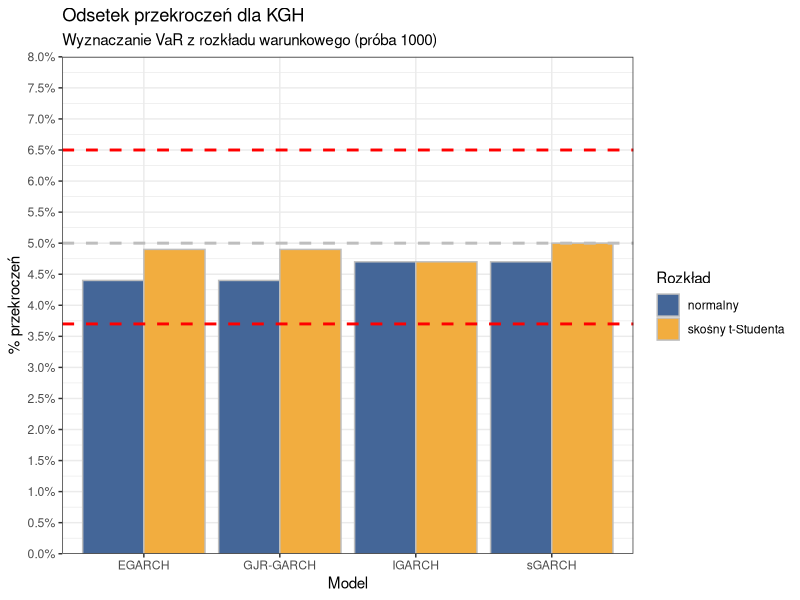
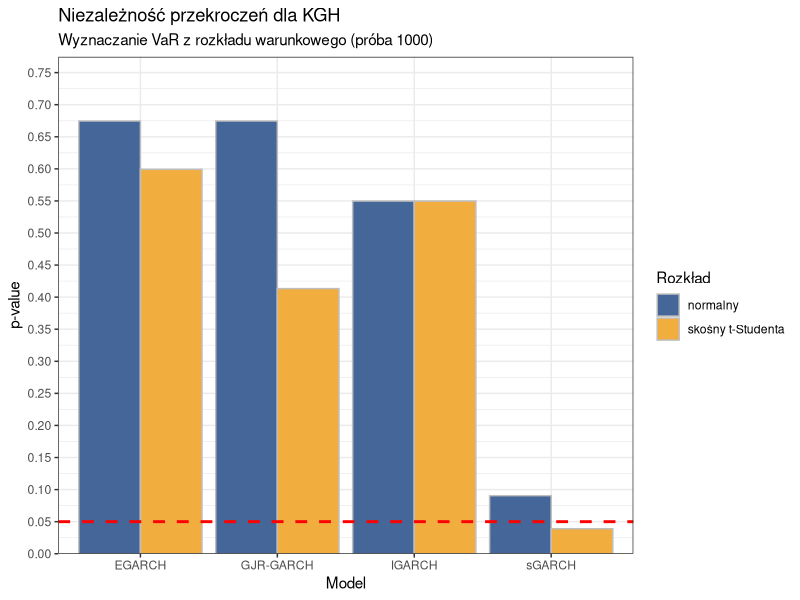
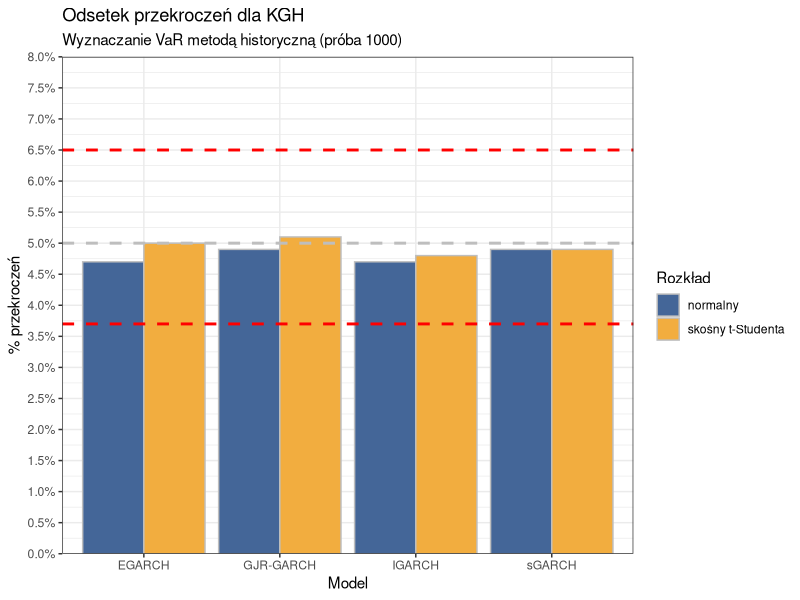
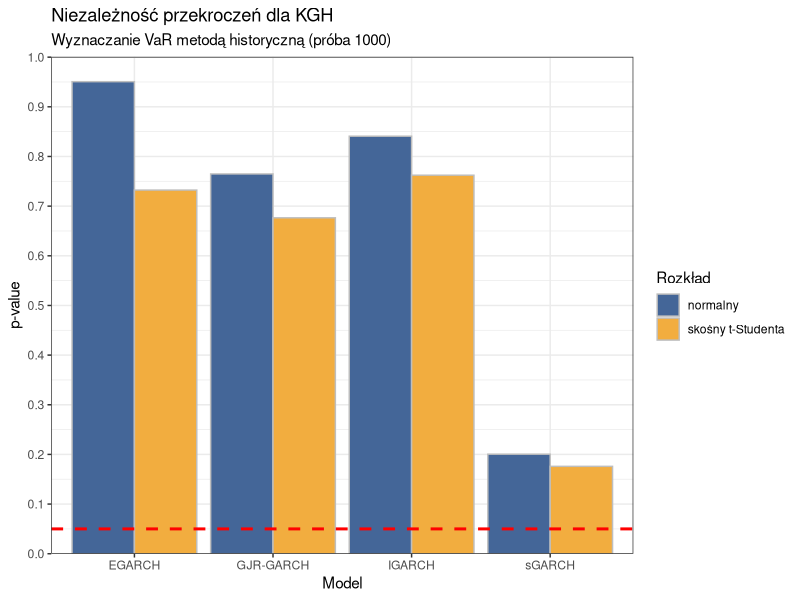
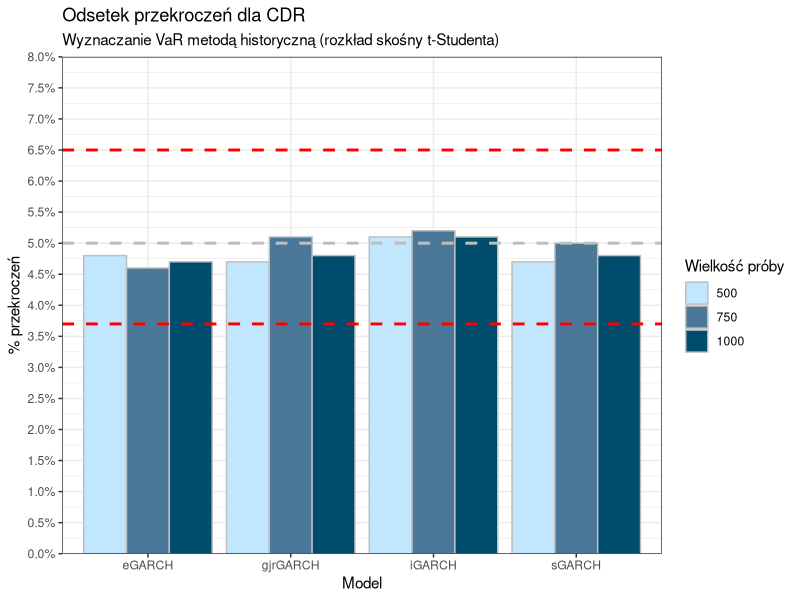
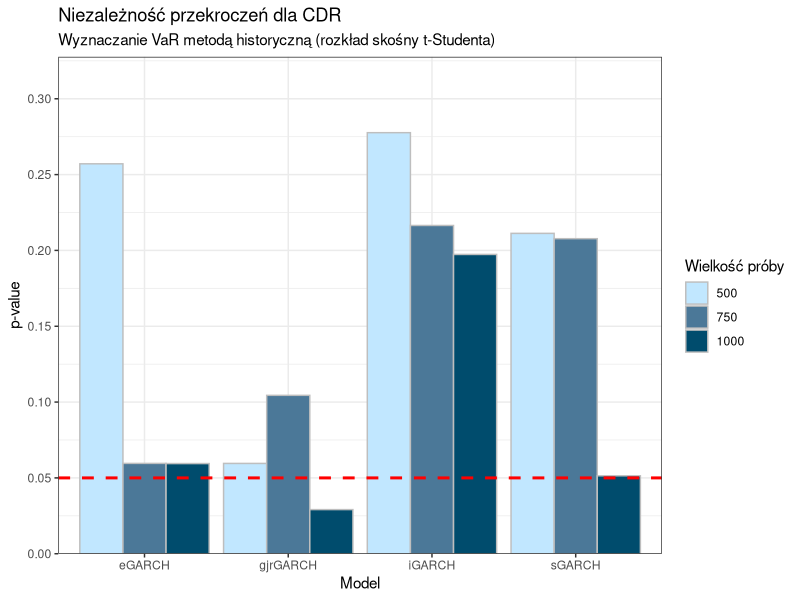
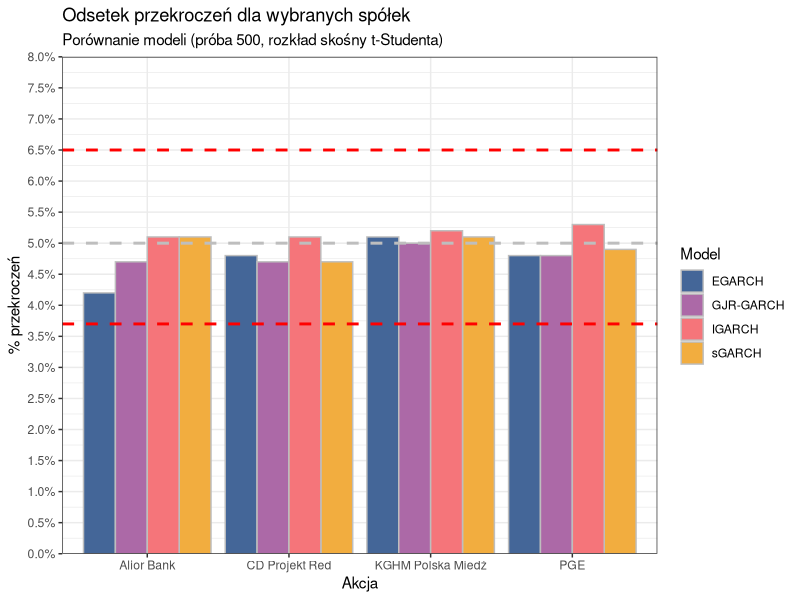
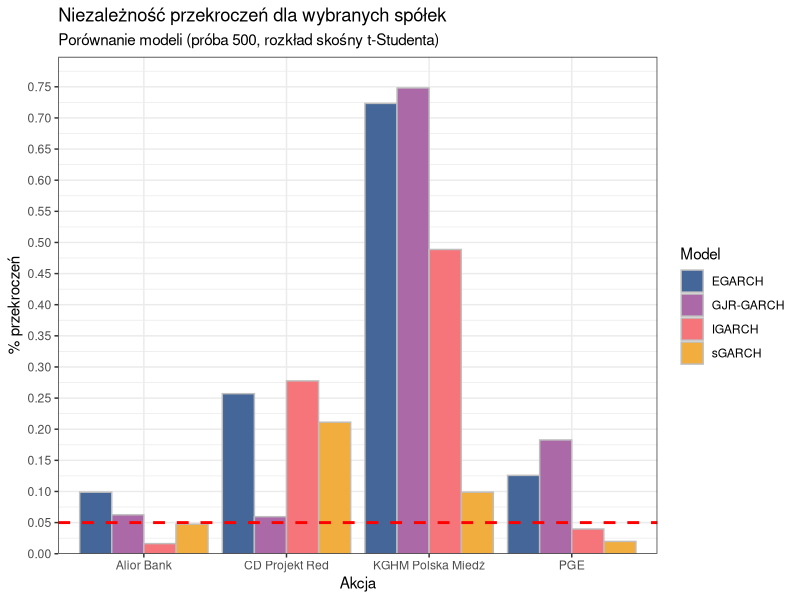

These figures' R source, in order:
## ---- chunk 1
knitr::opts_chunk$set(echo = TRUE)
knitr::opts_chunk$set(warning = FALSE)
library(tidyverse)
## ---- chunk 2
data <- read.csv('results/kgh.csv')
## ---- chunk 3
data %>%
  filter(sample == 1000) %>%
  ggplot() +
  geom_col(aes(x = model, y = prop_fails_cond, fill = dist),
           color = 'gray',
           position = 'dodge') +
  ggtitle(label = 'Odsetek przekroczeń dla KGH', 
          subtitle = 'Wyznaczanie VaR z rozkładu warunkowego (próba 1000)') +
  geom_hline(aes(yintercept = 0.05),
             linetype = 'dashed',
             linewidth = 1,
             color = 'gray') +
  geom_hline(aes(yintercept = 0.065),
             linetype = 'dashed',
             linewidth = 1,
             color = 'red') +
  geom_hline(aes(yintercept = 0.037),
             linetype = 'dashed',
             linewidth = 1,
             color = 'red') +
  xlab('Model') +
  ylab('% przekroczeń') +
  scale_x_discrete(labels = c('EGARCH', 'GJR-GARCH', 'IGARCH', 'sGARCH')) +
  scale_y_continuous(expand = c(0, 0), limits = c(0, 0.08),
                     breaks = seq(0, 0.1, 0.005),
                     labels = scales::percent) +
  guides(fill = guide_legend('Rozkład')) +
  scale_fill_manual(values = c('#446698', '#F2AD3F'),
                    labels = c('normalny', 'skośny t-Studenta')) +
  theme_bw()
## ---- chunk 4
data %>%
  filter(sample == 1000) %>%
  ggplot() +
  geom_col(aes(x = model, y = tbfi_cond, fill = dist),
           color = 'gray',
           position = 'dodge') +
  ggtitle(label = 'Niezależność przekroczeń dla KGH', 
          subtitle = 'Wyznaczanie VaR z rozkładu warunkowego (próba 1000)') +
  geom_hline(aes(yintercept = 0.05),
             linetype = 'dashed',
             linewidth = 1,
             color = 'red') +
  xlab('Model') +
  ylab('p-value') +
  scale_x_discrete(labels = c('EGARCH', 'GJR-GARCH', 'IGARCH', 'sGARCH')) +
  scale_y_continuous(expand = expansion(mult = c(0, 0), 
                                        add = c(0, 0.1)),
                     breaks = seq(0, 1, 0.05)) +
  guides(fill = guide_legend('Rozkład')) +
  scale_fill_manual(values = c('#446698', '#F2AD3F'),
                    labels = c('normalny', 'skośny t-Studenta')) +
  theme_bw()
## ---- chunk 5
data %>%
  filter(sample == 1000) %>%
  ggplot() +
  geom_col(aes(x = model, y = prop_fails_hist, fill = dist),
           color = 'gray',
           position = 'dodge') +
  ggtitle(label = 'Odsetek przekroczeń dla KGH', 
          subtitle = 'Wyznaczanie VaR metodą historyczną (próba 1000)') +
  geom_hline(aes(yintercept = 0.05),
             linetype = 'dashed',
             linewidth = 1,
             color = 'gray') +
  geom_hline(aes(yintercept = 0.065),
             linetype = 'dashed',
             linewidth = 1,
             color = 'red') +
  geom_hline(aes(yintercept = 0.037),
             linetype = 'dashed',
             linewidth = 1,
             color = 'red') +
  xlab('Model') +
  ylab('% przekroczeń') +
  scale_x_discrete(labels = c('EGARCH', 'GJR-GARCH', 'IGARCH', 'sGARCH')) +
  scale_y_continuous(expand = c(0, 0), limits = c(0, 0.08),
                     breaks = seq(0, 0.1, 0.005),
                     labels = scales::percent) +
  guides(fill = guide_legend('Rozkład')) +
  scale_fill_manual(values = c('#446698', '#F2AD3F'),
                    labels = c('normalny', 'skośny t-Studenta')) +
  theme_bw()
## ---- chunk 6
data %>%
  filter(sample == 1000) %>%
  ggplot() +
  geom_col(aes(x = model, y = tbfi_hist, fill = dist),
           color = 'gray',
           position = 'dodge') +
  ggtitle(label = 'Niezależność przekroczeń dla KGH', 
          subtitle = 'Wyznaczanie VaR metodą historyczną (próba 1000)') +
  geom_hline(aes(yintercept = 0.05),
             linetype = 'dashed',
             linewidth = 1,
             color = 'red') +
  xlab('Model') +
  ylab('p-value') +
  scale_x_discrete(labels = c('EGARCH', 'GJR-GARCH', 'IGARCH', 'sGARCH')) +
  scale_y_continuous(expand = expansion(mult = c(0, 0), 
                                        add = c(0, 0.05)),
                     breaks = seq(0, 1, 0.1)) +
  guides(fill = guide_legend('Rozkład')) +
  scale_fill_manual(values = c('#446698', '#F2AD3F'),
                    labels = c('normalny', 'skośny t-Studenta')) +
  theme_bw()
## ---- chunk 7
data <- read.csv('results/cdr.csv') 
## ---- chunk 8
data %>%
  filter(dist == 'sstd') %>%
  ggplot() +
  geom_col(aes(x = model, y = prop_fails_hist, fill = as.factor(sample)),
           color = 'gray',
           position = 'dodge') +
  ggtitle(label = 'Odsetek przekroczeń dla CDR', 
          subtitle = paste('Wyznaczanie VaR metodą historyczną',
                           '(rozkład skośny t-Studenta)')) +
  geom_hline(aes(yintercept = 0.05),
             linetype = 'dashed',
             linewidth = 1,
             color = 'gray') +
  geom_hline(aes(yintercept = 0.065),
             linetype = 'dashed',
             linewidth = 1,
             color = 'red') +
  geom_hline(aes(yintercept = 0.037),
             linetype = 'dashed',
             linewidth = 1,
             color = 'red') +
  xlab('Model') +
  ylab('% przekroczeń') +
  scale_y_continuous(expand = c(0, 0), limits = c(0, 0.08),
                     breaks = seq(0, 0.1, 0.005),
                     labels = scales::percent) +
  guides(fill = guide_legend('Wielkość próby')) +
  scale_fill_manual(values = c('#c1e7ff', '#4b7898', '#004c6d')) +
  theme_bw()
## ---- chunk 9
data %>%
  filter(dist == 'sstd') %>%
  ggplot() +
  geom_col(aes(x = model, y = tbfi_hist, fill = as.factor(sample)),
           color = 'gray',
           position = 'dodge') +
  ggtitle(label = 'Niezależność przekroczeń dla CDR', 
          subtitle = paste('Wyznaczanie VaR metodą historyczną',
                           '(rozkład skośny t-Studenta)')) +
  geom_hline(aes(yintercept = 0.05),
             linetype = 'dashed',
             linewidth = 1,
             color = 'red') +
  xlab('Model') +
  ylab('p-value') +
  scale_y_continuous(expand = expansion(mult = c(0, 0), 
                                        add = c(0, 0.05)),
                     breaks = seq(0, 1, 0.05)) +
  guides(fill = guide_legend('Wielkość próby')) +
  scale_fill_manual(values = c('#c1e7ff', '#4b7898', '#004c6d')) +
  theme_bw()
## ---- chunk 10
data1 <- read.csv('results/cdr.csv')
data1['stock'] <- 'CD Projekt Red'
data2 <- read.csv('results/pge.csv')
data2['stock'] <- 'PGE'
data3 <- read.csv('results/kgh.csv')
data3['stock'] <- 'KGHM Polska Miedź'
data4 <- read.csv('results/alr.csv')
data4['stock'] <- 'Alior Bank'

data <- rbind(data1, data2, data3, data4)
## ---- chunk 11
data %>%
  filter(sample == 500, dist == 'sstd') %>%
  ggplot() +
  geom_col(aes(x = stock, y = prop_fails_hist, fill = model),
           color = 'gray',
           position = 'dodge') +
  ggtitle(label = 'Odsetek przekroczeń dla wybranych spółek',
          subtitle = paste('Porównanie modeli',
                           '(próba 500, rozkład skośny t-Studenta)')) +
  geom_hline(aes(yintercept = 0.05),
             linetype = 'dashed',
             linewidth = 1,
             color = 'gray') +
  geom_hline(aes(yintercept = 0.065),
             linetype = 'dashed',
             linewidth = 1,
             color = 'red') +
  geom_hline(aes(yintercept = 0.037),
             linetype = 'dashed',
             linewidth = 1,
             color = 'red') +
  xlab('Akcja') +
  ylab('% przekroczeń') +
  scale_y_continuous(expand = c(0, 0), limits = c(0, 0.08),
                     breaks = seq(0, 0.1, 0.005),
                     labels = scales::percent) +
  guides(fill = guide_legend('Model')) +
  scale_fill_manual(values = c('#446698', '#ac69a7', '#f5757a', '#F2AD3F'),
                    labels = c('EGARCH', 'GJR-GARCH', 'IGARCH', 'sGARCH')) +
  theme_bw()
## ---- chunk 12
data %>%
  filter(sample == 500, dist == 'sstd') %>%
  ggplot() +
  geom_col(aes(x = stock, y = tbfi_hist, fill = model),
           color = 'gray',
           position = 'dodge') +
  ggtitle(label = 'Niezależność przekroczeń dla wybranych spółek', 
          subtitle = paste('Porównanie modeli',
                           '(próba 500, rozkład skośny t-Studenta)')) +
  geom_hline(aes(yintercept = 0.05),
             linetype = 'dashed',
             linewidth = 1,
             color = 'red') +
  xlab('Akcja') +
  ylab('% przekroczeń') +
  scale_y_continuous(expand = expansion(mult = c(0, 0), 
                                        add = c(0, 0.05)),
                     breaks = seq(0, 1, 0.05)) +
  guides(fill = guide_legend('Model')) +
  scale_fill_manual(values = c('#446698', '#ac69a7', '#f5757a', '#F2AD3F'),
                    labels = c('EGARCH', 'GJR-GARCH', 'IGARCH', 'sGARCH')) +
  theme_bw()
